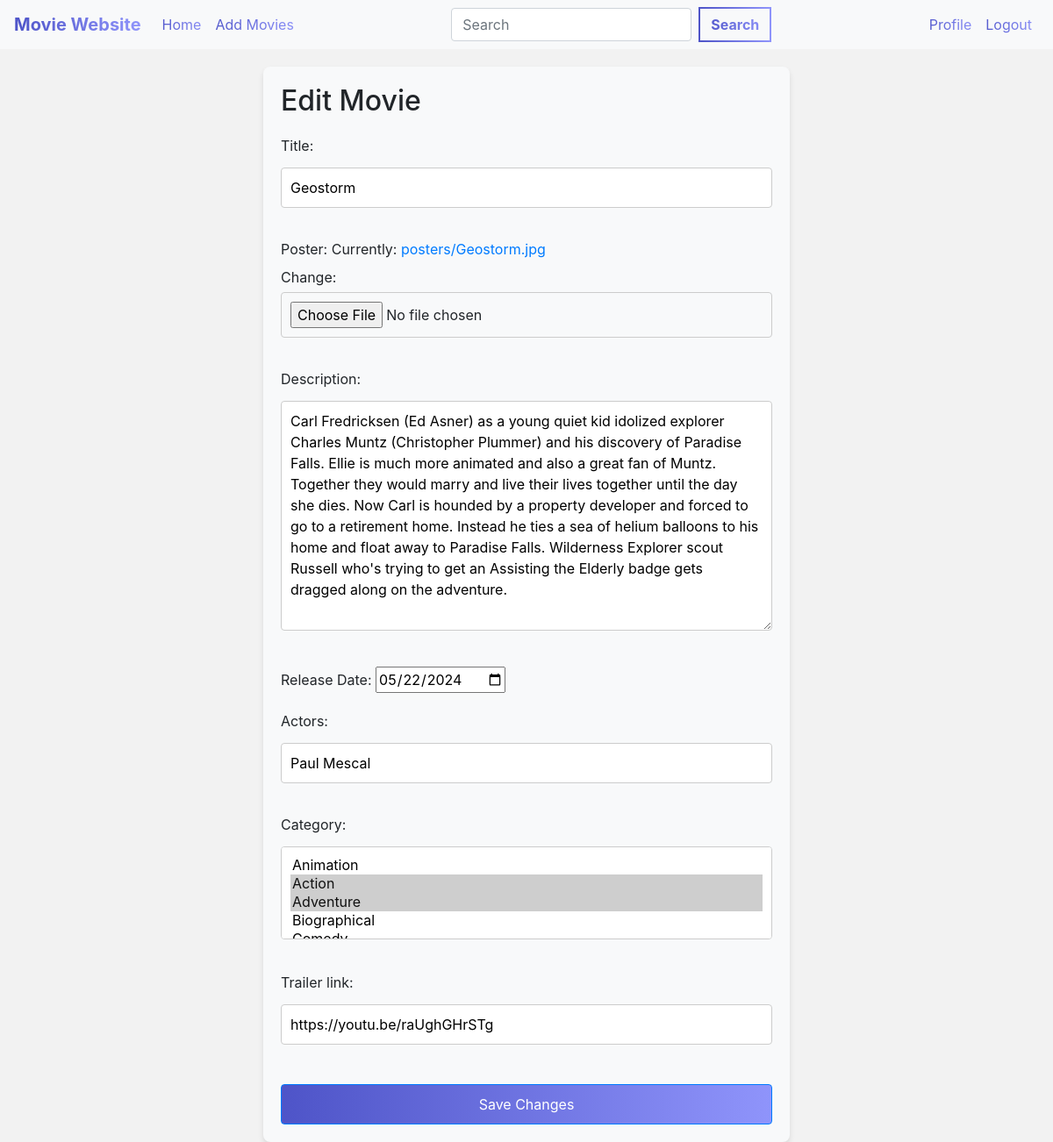
The app's page /movie/3/edit/ (signed in) with its own data.
### movie_app/models.py (models this page shows, shortened)
class Movie(models.Model):
    title = models.CharField(max_length=200)
    poster = models.ImageField(upload_to='posters/')
    description = models.TextField()
    release_date = models.DateField(verbose_name="Release Date")
    actors = models.CharField(max_length=500)
    category = models.ManyToManyField(Category)
    trailer_link = models.URLField()

### movie_app/views.py (the view)
# urls.py: path('movie/<int:movie_id>/edit/', views.edit_movie, name='edit_movie'),
@login_required
def edit_movie(request, movie_id):
    movie = get_object_or_404(Movie, id=movie_id)
    if request.method == 'POST':
        form = MovieForm(request.POST, instance=movie)
        if form.is_valid():
            form.save()
            return redirect('movie_details', movie_id=movie_id)
    else:
        form = MovieForm(instance=movie)
    return render(request, 'edit_movie.html', {'form': form})

### movie_app/forms.py
class MovieForm(forms.ModelForm):
    class Meta:
        model = Movie
        fields = ['title', 'poster', 'description', 'release_date', 'actors', 'category', 'trailer_link']
        widgets = {
            'release_date': forms.DateInput(attrs={'type': 'date'}),
        }

### movie_app/models.py (called while the page is built)
    def __str__(self):
        return self.name

### templates/edit_movie.html (shortened to what this page needs)
{% extends "base.html" %}
{% block content %}
<h2>Edit Movie</h2>
<form method="post">
    {{ form.as_p }}
    <button type="submit" class="btn btn-primary">Save Changes</button>
</form>
{% endblock %}

### templates/edit_movie.html (style rules this page uses)
input#id_trailer_link { width: 100%; padding: 10px; margin-top: 5px; margin-bottom: 20px; border: 1px solid #ccc; border-radius: 4px; }
textarea#id_description { width: 100%; padding: 10px; margin-top: 5px; margin-bottom: 20px; border: 1px solid #ccc; border-radius: 4px; resize: vertical; min-height: 100px; }
form { margin-top: 20px; }
form p { margin-bottom: 15px; }
input[type="text"], input[type="file"], select { width: 100%; padding: 10px; margin-top: 5px; margin-bottom: 20px; border: 1px solid #ccc; border-radius: 4px; }
.btn-primary { background: linear-gradient(to right, #4e54c8, #8f94fb); border-color: #007bff; padding: 10px 15px; font-size: 16px; width: 100%; margin-top: 10px; transition: background-color 0.3s ease; }

### templates/base.html (style rules this page uses)
body { background-color: #f2f2f2; }

### records on screen
Movie: title "Geostorm", description "Carl Fredricksen (Ed Asner) as a young quiet kid idolized explorer Charles Muntz (Christopher Plummer) and his discovery of Paradise Falls. Ellie is much more animated and also a great fan of Muntz. Together they would marry and live their lives together until the day she dies. Now Carl is hounded by a property developer and forced to go to a retirement home. Instead he ties a sea of helium balloons to his home and float away to Paradise Falls. Wilderness Explorer scout Russell who's trying to get an Assisting the Elderly badge gets dragged along on the adventure.", release_date "05/22/2024", actors "Paul Mescal", trailer_link "https://youtu.be/raUghGHrSTg"
